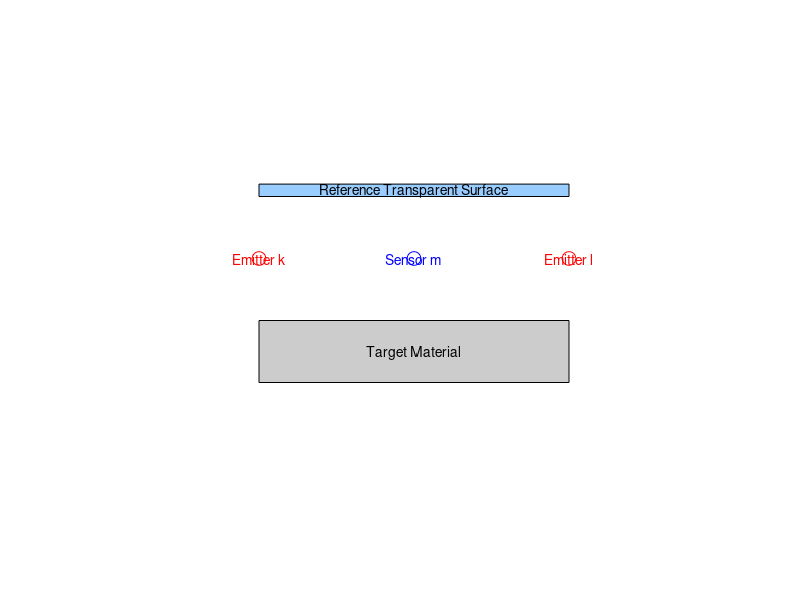
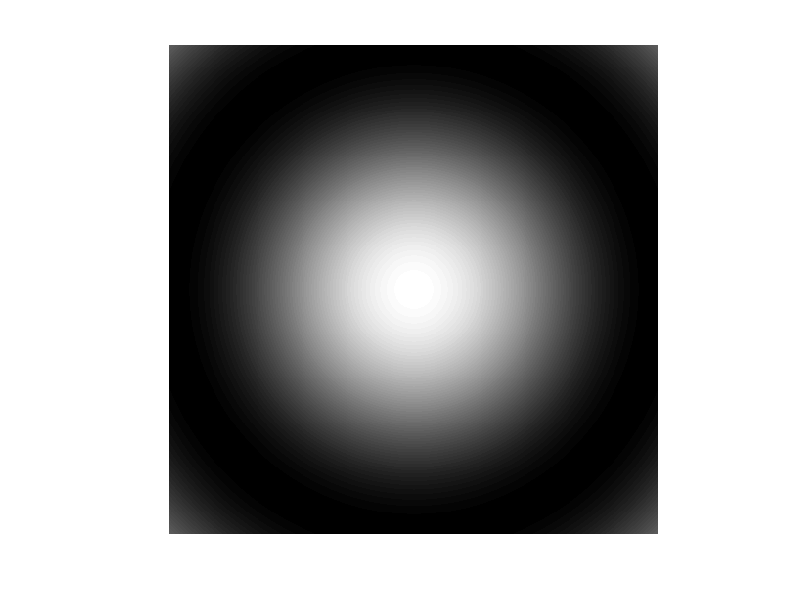

Recreate these plots in MATLAB, in order.
clear
close all
clc

% Figure 1: Experimental setup
figure(1);
hold on;

% Draw target material
rectangle('Position', [0.25, 0, 0.5, 0.1], 'FaceColor', [0.8, 0.8, 0.8], 'EdgeColor', 'k');

% Draw emitters k and l
plot(0.25, 0.2, 'ro', 'MarkerSize', 10);
plot(0.75, 0.2, 'ro', 'MarkerSize', 10);

% Draw sensor m
plot(0.5, 0.2, 'bo', 'MarkerSize', 10);

% Draw reference transparent surface
rectangle('Position', [0.25, 0.3, 0.5, 0.02], 'FaceColor', [0.6, 0.8, 1], 'EdgeColor', 'k');

% Set up the plot's appearance
xlim([0, 1]);
ylim([-0.1, 0.4]);
axis equal;
axis off;

% Add labels
text(0.5, 0.05, 'Target Material', 'FontSize', 10, 'Color', 'k', 'HorizontalAlignment', 'center', 'VerticalAlignment', 'middle');
text(0.25, 0.2, 'Emitter k', 'FontSize', 10, 'Color', 'r', 'HorizontalAlignment', 'center', 'VerticalAlignment', 'middle');
text(0.75, 0.2, 'Emitter l', 'FontSize', 10, 'Color', 'r', 'HorizontalAlignment', 'center', 'VerticalAlignment', 'middle');
text(0.5, 0.2, 'Sensor m', 'FontSize', 10, 'Color', 'b', 'HorizontalAlignment', 'center', 'VerticalAlignment', 'middle');
text(0.5, 0.31, 'Reference Transparent Surface', 'FontSize', 10, 'Color', 'k', 'HorizontalAlignment', 'center', 'VerticalAlignment', 'middle');

% Figure 2: Interference pattern
figure(2);
hold on;

% Generate data for interference pattern
x = linspace(-0.5, 0.5, 500);
y = linspace(-0.5, 0.5, 500);
[X, Y] = meshgrid(x, y);
Z = cos(2*pi*sqrt(X.^2 + Y.^2));

% Plot interference pattern
imagesc(x, y, Z);
colormap('gray');
axis equal;
axis off;

% Save figures
saveas(figure(1), 'experiment_setup.png');
saveas(figure(2), 'interference_pattern.png');
